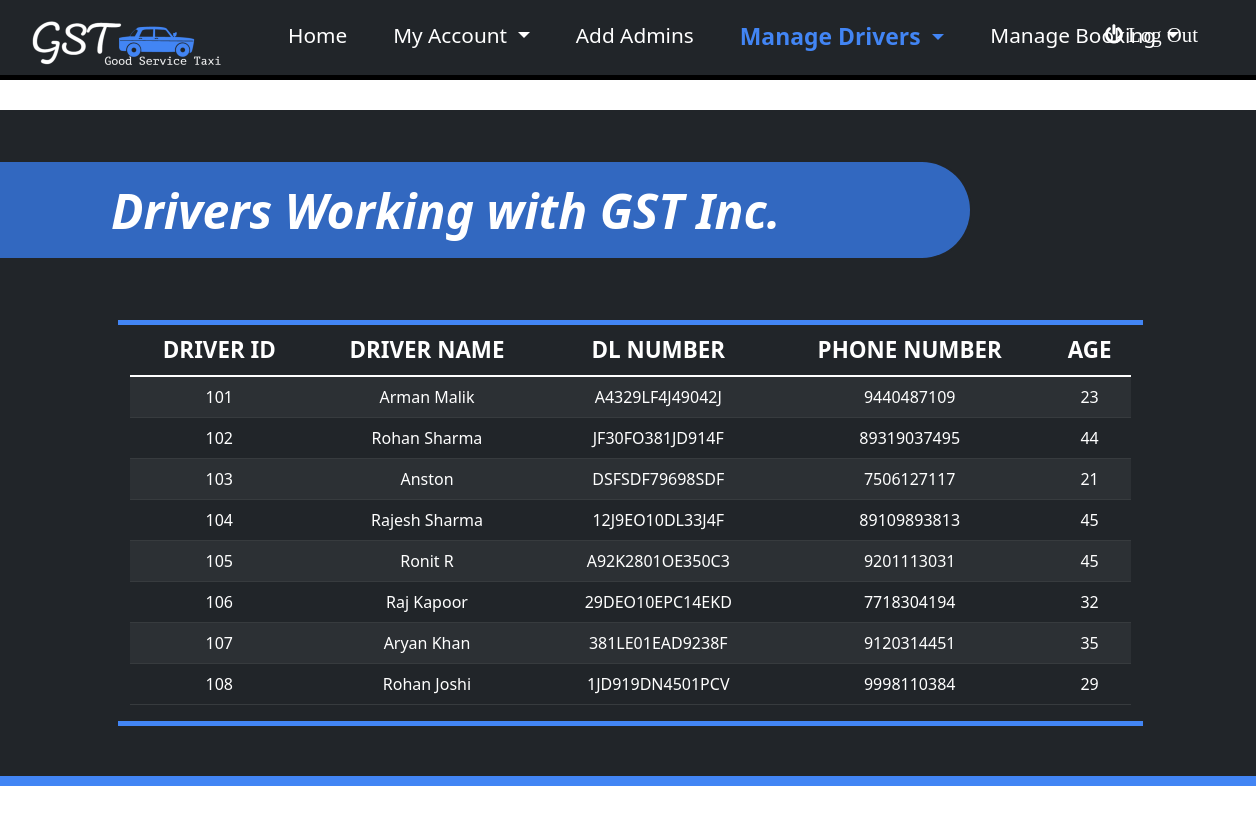
The page /ViewDrivers (upper part) on the database as committed earlier.
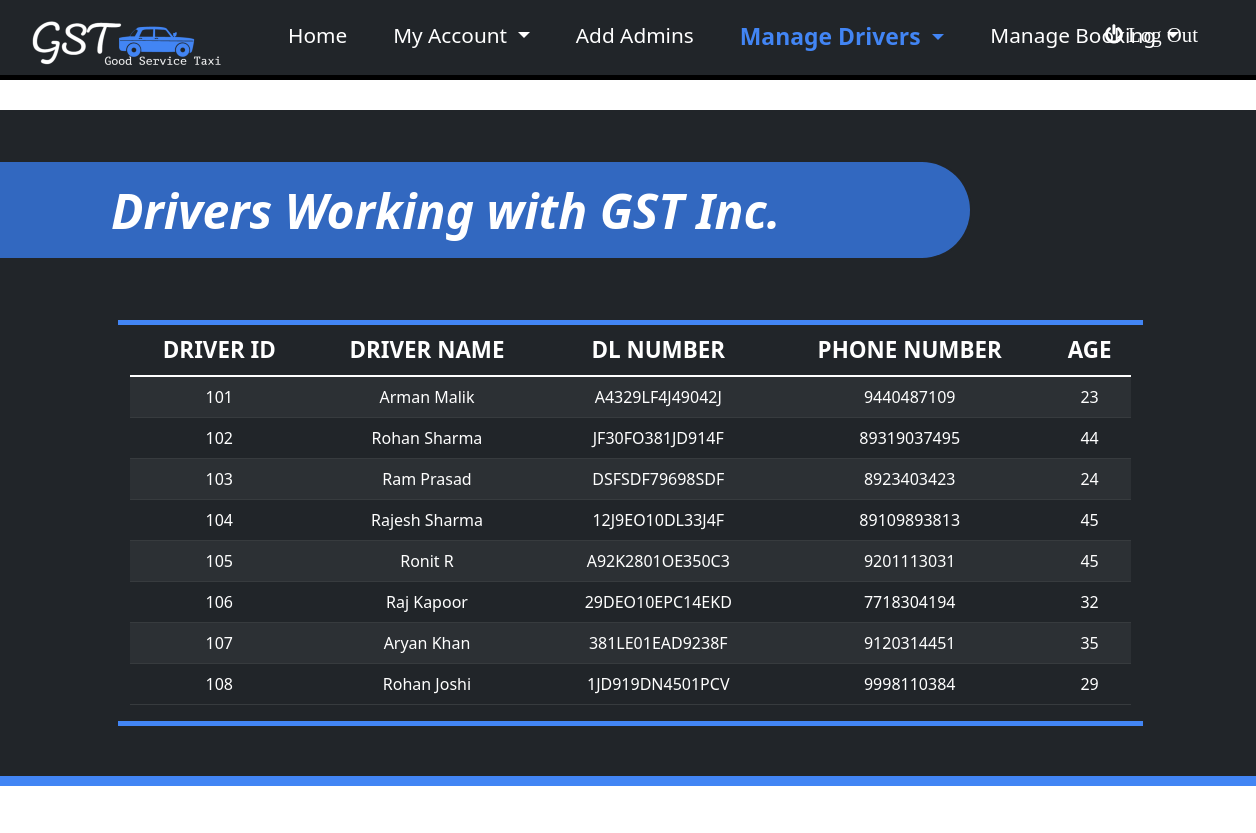
The same page on the database as committed later.
### tables this page shows
CREATE TABLE driver(
driver_id integer PRIMARY KEY,
Dname varchar2(20) NOT NULL,
DL_no number(10) UNIQUE NOT NULL,
dph_no number(10) NOT NULL,
Age number(2),
admin_id REFERENCES admin(admin_id) DEFAULT 101);

### app.py (the view)
@app.route('/ViewDrivers',methods=("GET","POST"))
def ViewDrivers():
    con = sqlite3.connect("DBMS.db")
    cur = con.cursor()
    query = "SELECT * FROM DRIVER ORDER BY DRIVER_ID"
    cur.execute(query)
    rows = cur.fetchall()
    con.close()
    return render_template('ViewDrivers.html',adminid=adminid,rows=rows)

### templates/ViewDrivers.html (shortened to what this page needs)
{% extends "AdminBase.html" %}
{% block content %}
<div class="row" id="mainContainer">
  <h1 class="title2">Drivers Working with GST Inc.</h1>
  <div id="table" class="col-10 offset-1"  >
    <table class="table table-dark table-striped">
        <thead>
            <tr>
              <th scope="col">DRIVER ID</th>
              <th scope="col">DRIVER NAME</th>
              <th scope="col">DL NUMBER</th>
              <th scope="col">PHONE NUMBER</th>
              <th scope="col">AGE</th>
            </tr>
        </thead>
        <tbody>
            {% for rowdata in rows %}
            <tr>
              <td>{{rowdata[0]}}</td>
              <td>{{rowdata[1]}}</td>
              <td>{{rowdata[2]}}</td>
              <td>{{rowdata[3]}}</td>
              <td>{{rowdata[4]}}</td>
            </tr>
            {% endfor %}
        </tbody>
    </table>
  </div>
</div>
{% endblock %}

### templates/AdminBase.html (shortened to what this page needs)
<!DOCTYPE html>
<html>
    <head>
        <link href="https://cdn.jsdelivr.net/npm/bootstrap@5.1.3/dist/css/bootstrap.min.css"
         rel="stylesheet"
>
         <link rel="stylesheet" href="https://cdn.jsdelivr.net/npm/bootstrap-icons@1.7.2/font/bootstrap-icons.css">
        <link href='https://cdnjs.cloudflare.com/ajax/libs/font-awesome/4.4.0/css/font-awesome.css' rel='stylesheet'>
    </head>
    <body>
        <nav class="navbar navbar-expand-lg navbar navbar-dark bg-dark">
            <div class="container-fluid">
              <a class="navbar-brand" href="/Adminindex"><img src="{{url_for('static',filename='images/logo12.png')}}" align="left" /></a>
              <div class="collapse navbar-collapse" id="navbarNavDropdown">
                <ul class="navbar-nav">
                  <li class="nav-item">
                    <a class="nav-link active" id="homeBtn" aria-current="page" href="/Adminindex">Home</a>
                  </li>
                  <li class="nav-item dropdown">
                    <a class="nav-link dropdown-toggle" id= "myAccountBtn" href="#"  role="button" data-bs-toggle="dropdown" aria-expanded="false">
                      My Account
                    </a>
                  </li>
                  <li class="nav-item">
                    <a class="nav-link" id="addAdminBtn" href="/AddAdmin">Add Admins</a>
                  </li>
                  <li class="nav-item dropdown">
                    <a class="nav-link dropdown-toggle" href="#" id="manageDriversBtn" role="button" data-bs-toggle="dropdown" aria-expanded="false">
                      Manage Drivers
                    </a>
                  </li>
                  <li class="nav-item dropdown">
                    <a class="nav-link dropdown-toggle" href="#" id="manageBookingBtn" role="button" data-bs-toggle="dropdown" aria-expanded="false">
                      Manage Booking
                    </a>
                  </li>
                  <li id="logoutBtn" class="nav-item">
                    <a class="nav-link fa fa-power-off" href="/AdminLogin">&nbsp;Log Out</a>
                  </li>
                </ul>
              </div>
            </div>
          </nav>
        {% block content %}
        {% endblock %}
  </body>
</html>

### templates/ViewDrivers.html (style rules this page uses)
#mainContainer { background-color: #212529;margin-top: 30px; color: white;padding-left: 50px; border-bottom: 10px #4285F4 solid; }
.title2 { color: white;font-weight: 700;margin-left: -50px;background-color: #4285F4;padding-top: 20px; padding-left: 20%;border-top-right-radius: 50px;border-bottom-right-radius: 50px; width: 80%;height: 100px; border: 2px #212529 solid; border-left: 0px;margin-bottom: 60px;margin-top: 50px; font-size: 3em;font-style: italic; }
#table { margin-top: 0px; margin-bottom: 50px; margin-left: 80px; border-top: 5px #4285F4 solid; border-bottom: 5px #4285F4 solid; }
th { font-size: 1.4em;text-align: center; }
tr { text-align: center; }

### templates/AdminBase.html (style rules this page uses)
.nav-link { color: white !important; }
.navbar { height: 80px;font-size: 1.3em; border-bottom: 5px black solid; }
.navbar li { margin-left: 30px; }
.nav-item .active { color:#4285F4 !important;font-weight: 600; font-size: 1.1em; }
#logoutBtn { margin-top: 5px;position: absolute;right: 50px; }
.title2 { color: white;font-weight: 700;margin-left: -50px;background-color: #3268c0;padding-top: 20px; padding-left: 10%;border-top-right-radius: 50px;border-bottom-right-radius: 50px; width: 80%;height: 100px; border: 2px #212529 solid; border-left: 0px;margin-bottom: 60px;margin-top: 50px; font-size: 3em;font-style: italic; }

Rows that differ between the two databases and show on the page:
changed driver "DSFSDF79698SDF": Dname "Anston" → "Ram Prasad"; dph_no "7506127117" → "8923403423"; Age "21" → "24"
